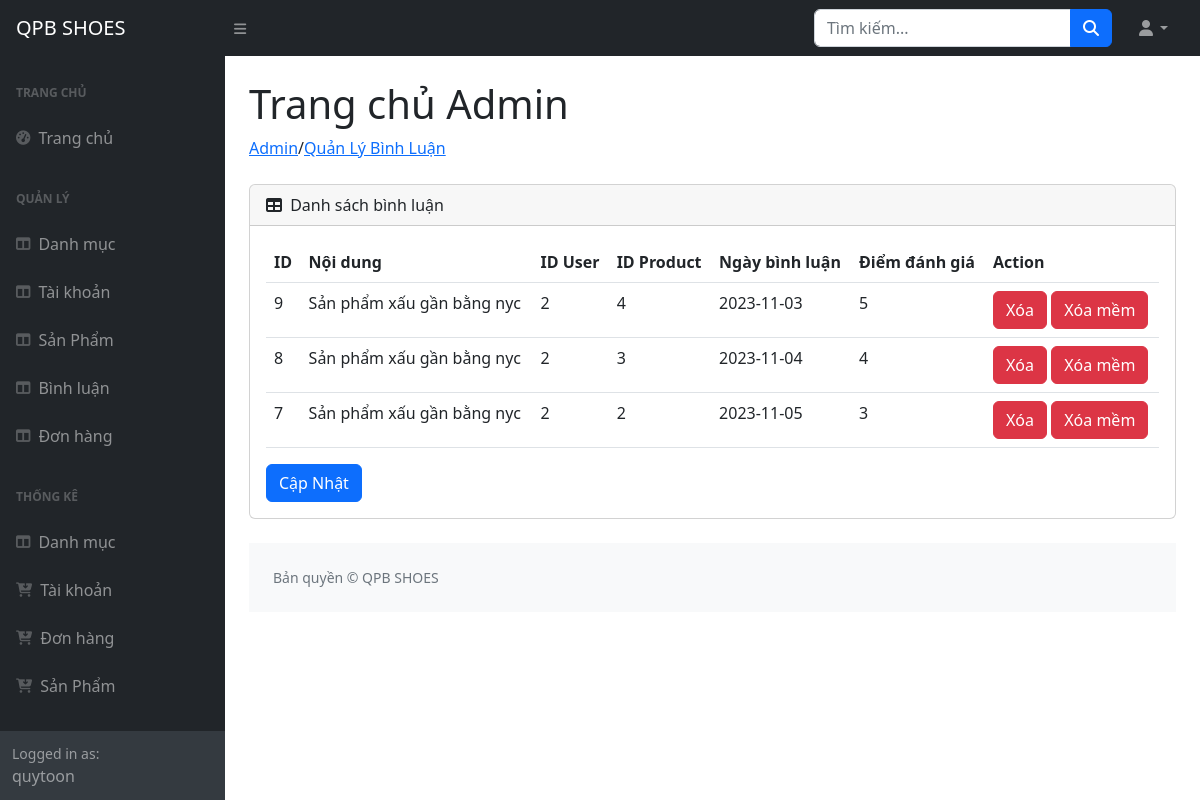
The page /admin/index.php?act=dsbl (signed in) on the database its author committed.
### tables this page shows
CREATE TABLE `binhluan` (
  `IdBinhLuan` int(11) NOT NULL,
  `IdSanPham` int(11) NOT NULL,
  `IdTaiKhoan` int(11) NOT NULL,
  `NoiDung` varchar(255) DEFAULT NULL,
  `NgayBinhLuan` date NOT NULL,
  `DiemDanhGia` int(11) NOT NULL,
  `TrangThai` int(11) NOT NULL DEFAULT 0
);

### model/pdo.php (called while the page is built, shortened)
<?php
function pdo_get_connection()
{
    $servername = "localhost";
    $username = "root";
    $password = "";
    try {
        $conn = new PDO("mysql:host=$servername;dbname=pro1014-websitebangiaypoly-nhom12", $username, $password);
        $conn->setAttribute(PDO::ATTR_ERRMODE, PDO::ERRMODE_EXCEPTION);
        return $conn;
    } catch (PDOException $e) {
        echo "Connection failed: " . $e->getMessage();
    }
}
function pdo_query($sql)
{
    $sql_args = array_slice(func_get_args(), 1);
    try {
        $conn = pdo_get_connection();
        $stmt = $conn->prepare($sql);
        $stmt->execute($sql_args);
        $rows = $stmt->fetchAll();
        return $rows;
    } catch (PDOException $e) {
        throw $e;
    } finally {
        unset($conn);
    }
}
?>

### model/binhluan.php (called while the page is built, shortened)
<?php
function loadall_binhluan_admin($IdSanPham)
{
    $sql = "select * from binhluan where 1";
    $sql .= " order by IdBinhLuan desc";
    $listbl = pdo_query($sql);
    return $listbl;
}
?>

### admin/binhluan/list.php (the view, shortened to what this page needs)
/<a href="index.php?act=dsbl">Quản Lý Bình Luận</a></li>
</ol>
<div class="card mb-4">
    <div class="card-header">
        <i class="fas fa-table me-1"></i>
        Danh sách bình luận
    </div>
    <div class="card-body">
        <table id="datatablesSimple" class="table">
            <thead>
            <tr>
                <th>ID</th>
                <th>Nội dung</th>
                <th>ID User</th>
                <th>ID Product</th>
                <th>Ngày bình luận</th>
                <th>Điểm đánh giá </th>
                <th>Action</th>
            </tr>
            </thead>
            <tbody>
            <?php
            foreach ($listbinhluan as $bl) {
                extract($bl);
                $xoabl = "index.php?act=xoabl&IdBinhLuan=" . $IdBinhLuan;
                $xoamembl = "index.php?act=xoamembl&IdBinhLuan=" . $IdBinhLuan;
            if ($bl['TrangThai'] == 0) {
                echo '<tr>
                            <td>' . $IdBinhLuan . '</td>
                            <td>' . $NoiDung . '</td>
                            <td>' . $IdTaiKhoan . '</td>
                            <td>' . $IdSanPham . '</td>
                            <td>' . $NgayBinhLuan . '</td>
                            <td>' . $DiemDanhGia . '</td>
                            <td>
                             <a href="' . $xoabl . '"  onclick="return confirmDelete(\'' . $xoabl . '\')"><button type="button" class="btn btn-danger">Xóa</button></a>
                             <a href="' . $xoamembl . '"  onclick="return confirmDelete(\'' . $xoamembl . '\')"><button type="button" class="btn btn-danger">Xóa mềm</button></a>
                            </td>
                        </tr>';
            }
            }
            ?>
            </tbody>
        </table>
        <a href="index.php?act=capnhatbl" class="btn btn-primary">Cập Nhật</a>
    </div>
</div>
<link rel="stylesheet" type="text/css" href="https://cdn.datatables.net/1.11.5/css/jquery.dataTables.css">

### rows shown on the page
binhluan: IdBinhLuan "9", NoiDung "Sản phẩm xấu gần bằng nyc", IdTaiKhoan "2", IdSanPham "4", NgayBinhLuan "2023-11-03", DiemDanhGia "5"
binhluan: IdBinhLuan "8", NoiDung "Sản phẩm xấu gần bằng nyc", IdTaiKhoan "2", IdSanPham "3", NgayBinhLuan "2023-11-04", DiemDanhGia "4"
binhluan: IdBinhLuan "7", NoiDung "Sản phẩm xấu gần bằng nyc", IdTaiKhoan "2", IdSanPham "2", NgayBinhLuan "2023-11-05", DiemDanhGia "3"

### other values the page prints
$_SESSION['TenTaiKhoan']['TenTaiKhoan'] "quytoon"
